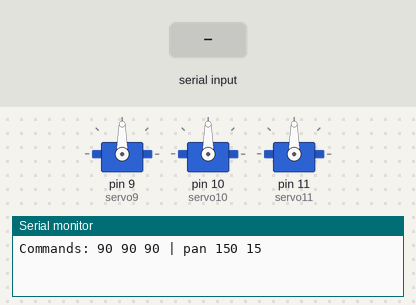
A sketch run on a simulated Arduino Uno, built with avr-gcc and run on an emulated ATmega328P. Parts: 3 × servo, the last lines printed to the serial monitor. The inputs (shaded band) are chosen by the test bench.

Above: at 1.2 s.
1.3 s: "90 45 200\n" received over Serial
At 2.5 s:
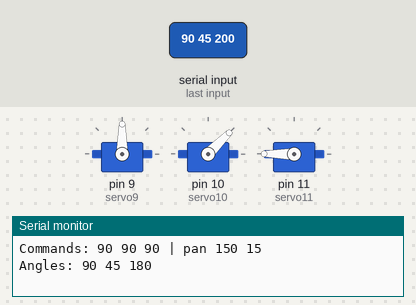
2.8 s: "pan 90 45\n" received over Serial
At 3.25 s:
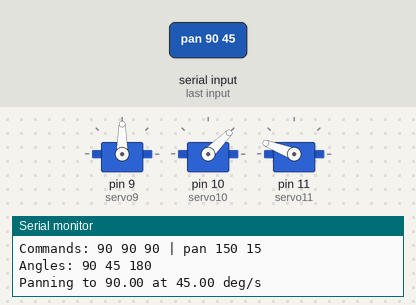
At 5.7 s:
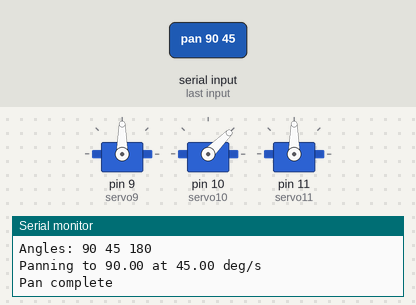
Timing chart, 0 to 7.2 s (numbered marks = the images above; inputs shaded):
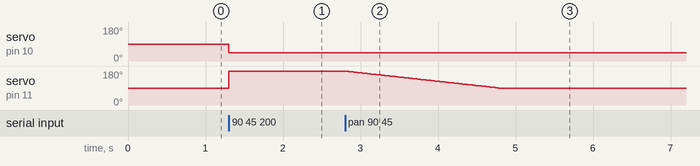

The sketch:

gimbal_testbed.ino
```cpp
#include <Servo.h>

Servo servo9;
Servo servo10;
Servo servo11;

float panAngle = 90.0f;
float panSpeed = 0.0f;
float panTarget = 90.0f;

bool panning = false;
unsigned long lastUpdate = 0;

void setup() {
  Serial.begin(115200);

  servo9.attach(9);
  servo10.attach(10);
  servo11.attach(11);

  servo9.write(90);
  servo10.write(90);
  servo11.write(90);

  lastUpdate = millis();

  Serial.println("Commands: 90 90 90 | pan 150 15");
}

// Heading in degrees, speed in degrees/second
void pan(uint16_t heading, uint16_t speed) {
  panTarget = constrain(heading, 0, 180);
  panSpeed = speed;
  panning = (speed > 0);
  lastUpdate = millis();
}

void updatePan() {
  if (!panning) return;

  unsigned long now = millis();
  float dt = (now - lastUpdate) / 1000.0f;
  lastUpdate = now;

  float step = panSpeed * dt;

  if (panAngle < panTarget) {
    panAngle = min(panAngle + step, panTarget);
  }
  else {
    panAngle = max(panAngle - step, panTarget);
  }

  servo11.write((int)panAngle);

  if (panAngle == panTarget) {
    panning = false;
    Serial.println("Pan complete");
  }
}

void loop() {
  updatePan();

  if (Serial.available()) {
    String input = Serial.readStringUntil('\n');

    int a, b, c;
    unsigned int heading, speed;

    if (sscanf(input.c_str(), "pan %u %u", &heading, &speed) == 2) {
      pan(heading, speed);

      Serial.print("Panning to ");
      Serial.print(panTarget);
      Serial.print(" at ");
      Serial.print(panSpeed);
      Serial.println(" deg/s");
    }
    else if (sscanf(input.c_str(), "%d %d %d", &a, &b, &c) == 3) {
      panning = false;

      // update these accordingly
      a = constrain(a, 0, 180);
      b = constrain(b, 0, 180);
      c = constrain(c, 0, 180);

      servo9.write(a);
      servo10.write(b);
      servo11.write(c);

      panAngle = c;

      Serial.print("Angles: ");
      Serial.print(a);
      Serial.print(" ");
      Serial.print(b);
      Serial.print(" ");
      Serial.println(c);
    }
    else {
      Serial.println("Invalid command");
    }
  }
}
```

Measured:
- after the input at 1.3 s, servo on pin 10 (servo10): 90° → 45° at once; servo on pin 11 (servo11): 90° → 180° at once
- after the input at 2.8 s, servo on pin 11 (servo11): moves from 180° to 90° over 2.0 s, starting at once
